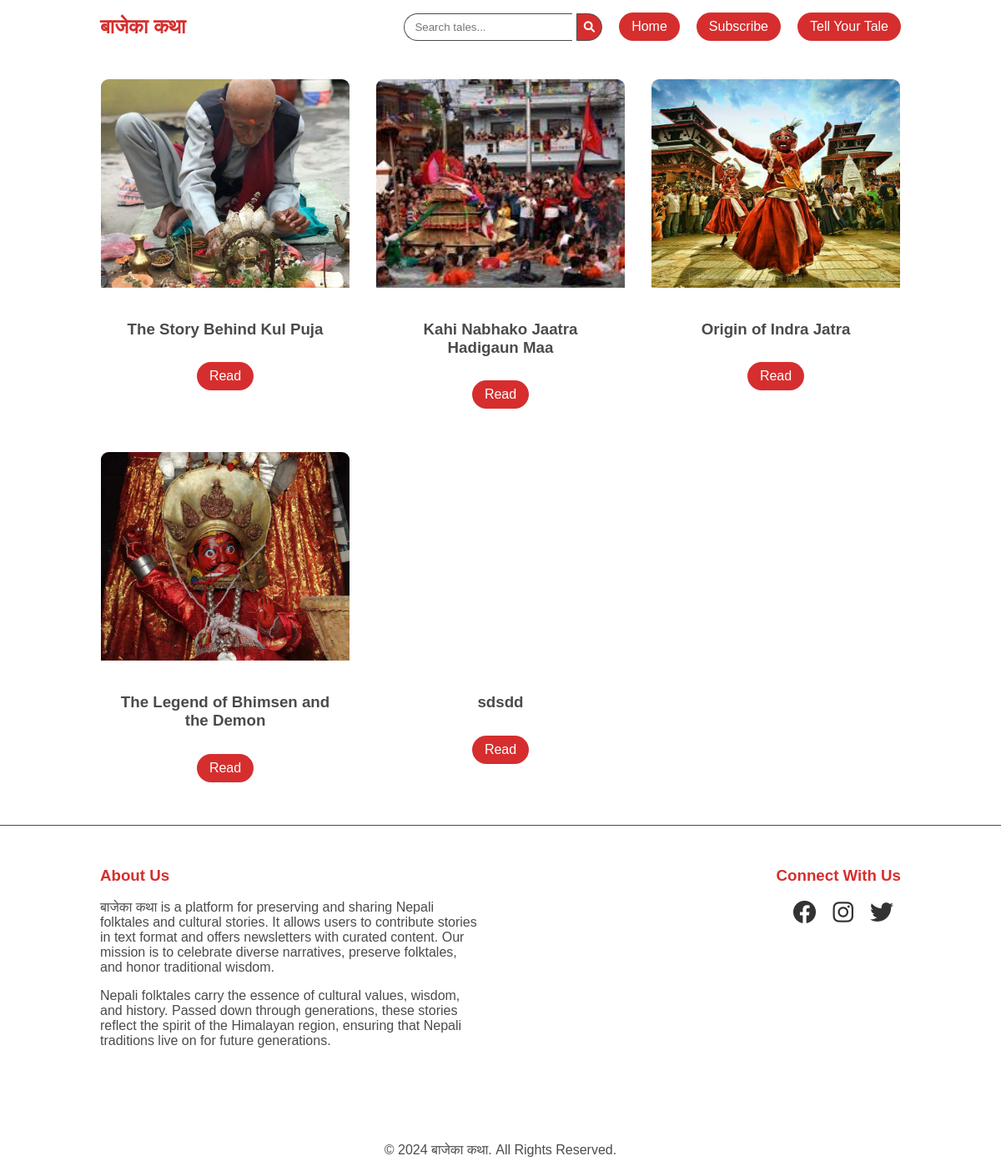
Page /detail/ on the earlier database version.
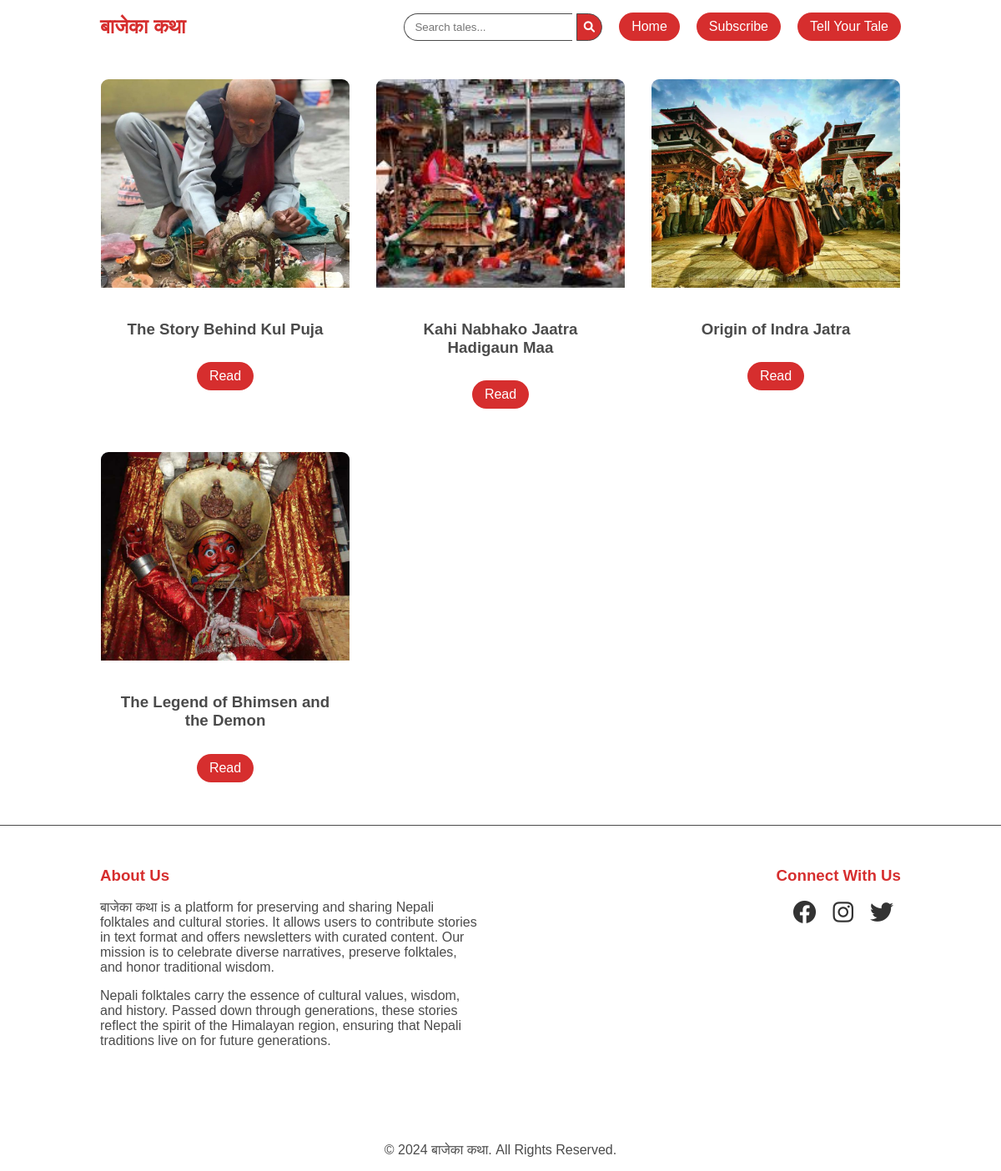
Same page on the later database version.
### myapp/models.py (models this page shows, shortened)
class Post(models.Model):
    title = models.CharField(max_length=200)
    content = models.TextField()
    image = models.ImageField(upload_to='images/', null=True, blank=True)
    author = models.CharField(max_length=100)
    culture = models.CharField(max_length=100, null=True, blank=True)
    practices = models.TextField(null=True, blank=True)
    date_association = models.BooleanField(default=False)
    day = models.IntegerField(null=True, blank=True)
    month = models.CharField(max_length=20, null=True, blank=True)
    created_at = models.DateTimeField(default=timezone.now)

### myapp/views.py (the view)
# urls.py: path('detail/', Detail.as_view(), name="detail"),
class Detail(View):
    def get(self, request):
        query = request.GET.get('search', '')
        posts = Post.objects.filter(title__icontains=query) if query else Post.objects.all()
        context = {
            'posts': posts,
            'search_query': query
        }
        return render(request, 'myapp/detail.html', context)

### myapp/templates/myapp/detail.html (shortened to what this page needs)
<!DOCTYPE html>
{% load static %}
<html>
    <head>
        <link href="https://cdnjs.cloudflare.com/ajax/libs/font-awesome/6.0.0/css/all.min.css" rel="stylesheet">
        <link rel="stylesheet" type="text/css" href='{% static 'css/main.css' %}'>
    </head>
    <body>
        <nav class="navbar sticky-navbar">
            <div class="navbar-content">
                <div class="site-title">
                    <a href="#">बाजेका कथा</a>
                </div>
                <div class="navbar-actions">
                    <div class="search-container">
                        <form method="GET" action="{% url 'detail' %}">
                            <input type="text" name="search" class="search-input" style="color:black"
                                   placeholder="Search tales..."
                                   value="{{ request.GET.search }}">
                            <button type="submit" class="search-button"><i class="fa fa-search"></i></button>
                        </form>
                    </div>
                    <a href="{% url 'homepage' %}" class="more-stories">Home</a>
                    <a href="{% url 'homepage' %}#newsletter" class="subscribe-button">Subscribe</a>
                    <a href="{% url 'folkForm' %}" class="tell-tale-button">Tell Your Tale</a>
                </div>
            </div>
        </nav>
        <section class="stories-section">
            <div class="story-grid">
                {% for post in posts %}
                <div class="story-card">
                    {% if post.image %}
                    <div class="story-image" style="background-image: url('{{ post.image.url }}');"></div>
                    {% else %}
                    <div class="story-image" style="background-image: url('{% static 'default-image.jpg' %}');"></div>
                    {% endif %}
                    <div class="story-content">
                        <h3>{{ post.title }}</h3>
                        <a href="{% url 'tale' post_id=post.id %}" class="read-more">Read</a>
                    </div>
                </div>
                {% empty %}
                <p>No stories found.</p>
                {% endfor %}
            </div>
        </section>
        <div class="section-divider"></div>
        <footer class="site-footer">
            <div class="footer-content">
                <div class="footer-section about-us">
                    <h3 class="fotter-heading">About Us</h3>
                    <p>बाजेका कथा is a platform for preserving and sharing Nepali folktales and cultural stories. It allows users to contribute stories in text format and offers newsletters with curated content. Our mission is to celebrate diverse narratives, preserve folktales, and honor traditional wisdom.</p>
                    <p>Nepali folktales carry the essence of cultural values, wisdom, and history. Passed down through generations, these stories reflect the spirit of the Himalayan region, ensuring that Nepali traditions live on for future generations.</p>
                </div>
                <div class="footer-section social-connect">
                    <div class="social-media">
                        <h3>Connect With Us</h3>
                        <div class="social-icons">
                            <a href="https://www.facebook.com" class="social-icon" target="_blank" rel="noopener noreferrer">
                                <i class="fab fa-facebook"></i>
                            </a>
                            <a href="https://www.instagram.com" class="social-icon" target="_blank" rel="noopener noreferrer">
                                <i class="fab fa-instagram"></i>
                            </a>
                            <a href="https://www.twitter.com" class="social-icon" target="_blank" rel="noopener noreferrer">
                                <i class="fab fa-twitter"></i>
                            </a>
                        </div>
                    </div>
                </div>
            </div>
            <div class="footer-bottom">
                <p>&copy; 2024 बाजेका कथा. All Rights Reserved.</p>
            </div>
        </footer>
    </body>
</html>

### static/css/main.css (style rules this page uses)
body, html { margin: 0; padding: 0; height: 100%; font-family: 'Arial', serif; position: relative; color: white; overflow-x: hidden; }
.sticky-navbar { position: sticky; top: 0; z-index: 100; background-color: white; padding: 15px 10%; }
.navbar-content { display: flex; justify-content: space-between; align-items: center; }
.site-title a { color: #d62e2e; font-size: 1.5rem; text-decoration: none; font-weight: bold; }
.navbar-actions { display: flex; align-items: center; gap: 20px; }
.search-container { display: flex; align-items: center; }
.search-input { padding: 8px 12px; border: 1px solid #4B4B4B; border-right: none; border-radius: 20px 0 0 20px; background-color: white; color: #4B4B4B; }
.search-button { padding: 8px; border: 1px solid #4B4B4B; border-radius: 0 20px 20px 0; background-color: #d62e2e; color: white; cursor: pointer; }
.tell-tale-button, .subscribe-button, .more-stories { padding: 8px 15px; background-color: #d62e2e; color: white; text-decoration: none; border-radius: 20px; transition: background-color 0.3s ease; }
.stories-section { padding: 30px 10%; }
.story-grid { display: grid; grid-template-columns: repeat(3, 1fr); gap: 30px; }
.story-card { border: 1px solid rgba(255,255,255,0.2); border-radius: 10px; overflow: hidden; transition: transform 0.3s ease; max-width: 350px; }
.story-image { height: 250px; background-size: cover; background-position: center; }
.story-content { padding: 20px; color: #4B4B4B; text-align: center; }
.read-more { display: inline-block; margin-top: 10px; padding: 8px 15px; background-color: #d62e2e; color: white; text-decoration: none; border-radius: 20px; transition: background-color 0.3s ease; }
.site-footer { color: #4B4B4B; display: flex; flex-direction: column; }
.footer-content { display: flex; justify-content: space-between; padding: 30px 10%; }
.footer-content h3 { color: #d62e2e; }
.footer-section.about-us { flex: 1; padding-right: 50px; text-align: left; }
.footer-section.social-connect { flex: 1; display: flex; justify-content: flex-end; text-align: right; }
.social-icons { display: flex; flex-direction: row; gap: 20px; padding-left: 20px; }
.social-icon { color: #4B4B4B; text-decoration: none; transition: color 0.3s ease; font-size: 28px; color: #333; }
.footer-bottom { text-align: center; margin-top: 30px; padding-top: 20px; border-top: 1px solid rgba(255,255,255,0.1); }
.section-divider { border-bottom: 1px solid #4B4B4B; }

Differences in the rows shown:
removed Post: title "sdsdd"
